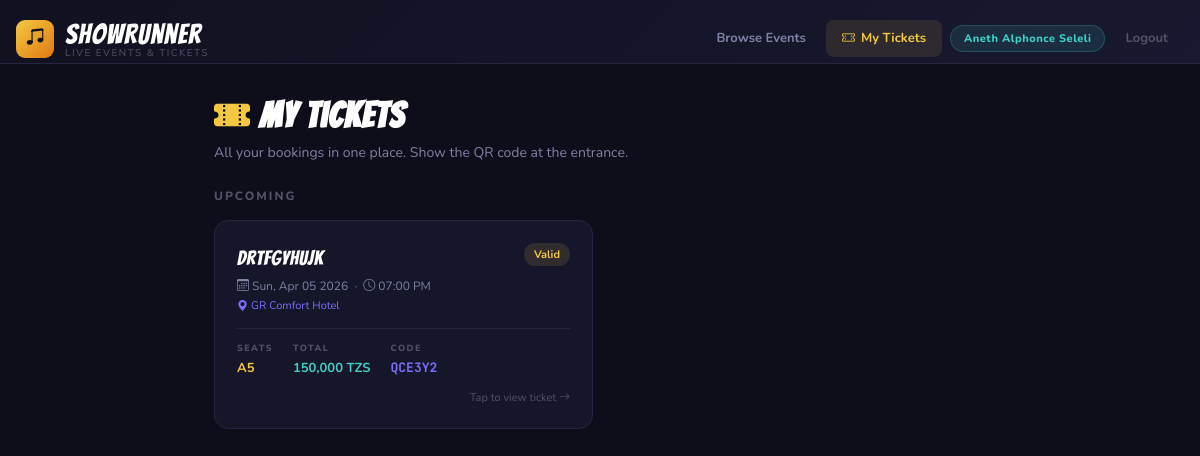
The app's page /my-tickets (signed in) with its own data.
### tables this page shows
CREATE TABLE users (
            id TEXT PRIMARY KEY,
            name TEXT NOT NULL,
            email TEXT NOT NULL UNIQUE,
            password_hash TEXT NOT NULL,
            phone TEXT,
            created_at TEXT NOT NULL
        );

CREATE TABLE bookings (
            id TEXT PRIMARY KEY,
            event_id TEXT NOT NULL,
            user_id TEXT,
            code TEXT NOT NULL UNIQUE,
            customer_name TEXT NOT NULL,
            customer_email TEXT,
            customer_phone TEXT NOT NULL,
            seats TEXT NOT NULL,
            total_amount REAL NOT NULL DEFAULT 0,
            status TEXT NOT NULL DEFAULT 'confirmed',
            verified INTEGER NOT NULL DEFAULT 0,
            verified_at TEXT,
            booked_at TEXT NOT NULL,
            FOREIGN KEY (event_id) REFERENCES events(id),
            FOREIGN KEY (user_id) REFERENCES users(id)
        );

CREATE TABLE events (
            id TEXT PRIMARY KEY,
            organizer_id TEXT NOT NULL,
            title TEXT NOT NULL,
            description TEXT,
            event_date TEXT NOT NULL,
            event_time TEXT NOT NULL,
            venue_id TEXT NOT NULL,
            price REAL NOT NULL DEFAULT 0,
            status TEXT NOT NULL DEFAULT 'active',
            created_at TEXT NOT NULL, cover_photo TEXT, payment_info TEXT,
            FOREIGN KEY (organizer_id) REFERENCES organizers(id),
            FOREIGN KEY (venue_id) REFERENCES venues(id)
        );

CREATE TABLE venues (
            id TEXT PRIMARY KEY,
            organizer_id TEXT NOT NULL,
            name TEXT NOT NULL,
            location TEXT NOT NULL,
            rows INTEGER NOT NULL DEFAULT 5,
            seats_per_row INTEGER NOT NULL DEFAULT 8,
            capacity INTEGER NOT NULL,
            created_at TEXT NOT NULL, row_config TEXT, row_names TEXT,
            FOREIGN KEY (organizer_id) REFERENCES organizers(id)
        );

### app.py (the view)
@app.route("/my-tickets")
@require_user
def my_tickets():
    user_id = session["user_id"]
    conn    = get_db()
    bookings = conn.execute("""
        SELECT b.*, e.title as event_title, e.event_date, e.event_time,
               v.name as venue_name, v.location as venue_location,
               o.org_name as organizer_name
        FROM bookings b
        JOIN events e ON b.event_id=e.id
        LEFT JOIN venues v ON e.venue_id=v.id
        LEFT JOIN organizers o ON e.organizer_id=o.id
        WHERE b.user_id=?
        ORDER BY e.event_date DESC
    """, (user_id,)).fetchall()
    conn.close()
    today = date.today().isoformat()
    upcoming = [b for b in bookings if b["event_date"] >= today]
    past     = [b for b in bookings if b["event_date"] <  today]
    return render_template("my_tickets.html", upcoming=upcoming, past=past)

### app.py (called while the page is built)
def get_db():
    conn = sqlite3.connect(DATABASE)
    conn.row_factory = sqlite3.Row
    conn.execute("PRAGMA foreign_keys = ON")
    return conn

def require_user(f):
    @wraps(f)
    def decorated(*args, **kwargs):
        if not session.get("user_id"):
            flash("Please log in to view your tickets.", "error")
            return redirect(url_for("user_login"))
        return f(*args, **kwargs)
    return decorated

@app.context_processor
def inject_session_info():
    organizer_id = session.get("organizer_id")
    user_id      = session.get("user_id")
    organizer    = None
    user         = None
    if organizer_id:
        conn = get_db()
        organizer = conn.execute("SELECT * FROM organizers WHERE id = ?", (organizer_id,)).fetchone()
        conn.close()
    if user_id:
        conn = get_db()
        user = conn.execute("SELECT * FROM users WHERE id = ?", (user_id,)).fetchone()
        conn.close()
    return {"current_organizer": organizer, "current_user": user}

def format_date(d):
    try:
        return datetime.strptime(d, "%Y-%m-%d").strftime("%a, %b %d %Y")
    except Exception:
        return d

def format_time(t):
    try:
        return datetime.strptime(t, "%H:%M").strftime("%I:%M %p")
    except Exception:
        return t

### templates/my_tickets.html (shortened to what this page needs)
{% extends "base.html" %}
{% block content %}
<h2 class="page-title">
    <i class="bi bi-ticket-perforated-fill" style="color:var(--accent-gold);margin-right:8px"></i>My Tickets
</h2>
<p class="page-subtitle">All your bookings in one place. Show the QR code at the entrance.</p>
{% if upcoming %}
<p class="section-title">Upcoming</p>
<div style="display:grid;grid-template-columns:repeat(auto-fill,minmax(300px,1fr));gap:14px;margin-bottom:30px">
    {% for b in upcoming %}
    <a href="{{ url_for('view_ticket', booking_id=b.id) }}"
       class="my-ticket-card card card-clickable animate-in" style="animation-delay:{{ loop.index0 * 0.05 }}s">
        <div class="my-ticket-header">
            <div>
                <p class="my-ticket-event">{{ b.event_title }}</p>
                <p class="my-ticket-meta">
                    <i class="bi bi-calendar3" style="margin-right:3px"></i>{{ b.event_date|fmtdate }}
                    &nbsp;·&nbsp;
                    <i class="bi bi-clock" style="margin-right:3px"></i>{{ b.event_time|fmttime }}
                </p>
                <p class="my-ticket-venue">
                    <i class="bi bi-geo-alt-fill" style="margin-right:3px"></i>{{ b.venue_name or '—' }}
                </p>
            </div>
            <span class="badge {% if b.verified %}badge-verified{% else %}badge-pending{% endif %}" style="flex-shrink:0">
                {% if b.verified %}<i class="bi bi-patch-check-fill"></i> Used{% else %}Valid{% endif %}
            </span>
        </div>
        <div class="my-ticket-footer">
            <div>
                <p class="my-ticket-label">SEATS</p>
                <p class="my-ticket-value" style="color:var(--accent-gold)">{{ b.seats }}</p>
            </div>
            <div>
                <p class="my-ticket-label">TOTAL</p>
                <p class="my-ticket-value" style="color:var(--accent-teal)">{{ "{:,.0f}".format(b.total_amount) }} TZS</p>
            </div>
            <div>
                <p class="my-ticket-label">CODE</p>
                <p class="my-ticket-value" style="font-family:var(--font-code);color:var(--accent-purple)">{{ b.code }}</p>
            </div>
        </div>
        <p style="font-size:11px;color:var(--text-muted);margin-top:10px;text-align:right">
            Tap to view ticket <i class="bi bi-arrow-right"></i>
        </p>
    </a>
    {% endfor %}
</div>
{% endif %}
{% endblock %}

### templates/base.html (shortened to what this page needs)
<!DOCTYPE html>
<html lang="en">
<head>
    <link rel="stylesheet" href="{{ url_for('static', filename='css/style.css') }}">
    <link rel="stylesheet" href="https://cdn.jsdelivr.net/npm/bootstrap-icons@1.11.3/font/bootstrap-icons.min.css">
</head>
<body>
{% if current_organizer %}
<div class="org-layout">
    <aside class="sidebar" id="sidebar">
        <div class="sidebar-brand">
            <a href="{{ url_for('org_dashboard') }}" class="sidebar-brand-row" style="text-decoration:none">
                <div class="sidebar-icon"><i class="bi bi-music-note-beamed"></i></div>
                <span class="sidebar-title">ShowRunner</span>
            </a>
            <div style="margin-top:10px">
                <span class="sidebar-org-name">{{ current_organizer.org_name }}</span>
            </div>
        </div>
        <nav class="sidebar-nav">
            <a href="{{ url_for('org_dashboard') }}"
               class="sidebar-nav-item {% if request.endpoint == 'org_dashboard' %}active{% endif %}">
                <i class="bi bi-grid-1x2-fill sidebar-nav-icon"></i> Dashboard
            </a>
            <a href="{{ url_for('org_events_list') }}"
               class="sidebar-nav-item {% if request.endpoint in ['org_events_list','org_create_event','org_event_detail'] %}active{% endif %}">
                <i class="bi bi-calendar-event-fill sidebar-nav-icon"></i> Events
            </a>
            <a href="{{ url_for('org_venues_list') }}"
               class="sidebar-nav-item {% if request.endpoint in ['org_venues_list','org_create_venue'] %}active{% endif %}">
                <i class="bi bi-building-fill sidebar-nav-icon"></i> Venues
            </a>
            <a href="{{ url_for('org_bookings_list') }}"
               class="sidebar-nav-item {% if request.endpoint == 'org_bookings_list' %}active{% endif %}">
                <i class="bi bi-ticket-perforated-fill sidebar-nav-icon"></i> Bookings
            </a>
            <a href="{{ url_for('org_profile') }}"
               class="sidebar-nav-item {% if request.endpoint == 'org_profile' %}active{% endif %}">
                <i class="bi bi-palette-fill sidebar-nav-icon"></i> Brand Profile
            </a>
            <div class="sidebar-divider"></div>
            <a href="{{ url_for('org_verify_ticket') }}"
               class="sidebar-nav-item {% if request.endpoint == 'org_verify_ticket' %}active{% endif %}"
               style="{% if request.endpoint == 'org_verify_ticket' %}background:rgba(62,207,198,0.1);color:var(--accent-teal);border:1px solid rgba(62,207,198,0.18){% endif %}">
                <i class="bi bi-patch-check-fill sidebar-nav-icon"></i> Verify Ticket
            </a>
        </nav>
        <div class="sidebar-footer">
            <div class="sidebar-divider"></div>
            <a href="{{ url_for('org_logout') }}" class="sidebar-logout">
                <i class="bi bi-box-arrow-right sidebar-nav-icon"></i> Logout
            </a>
        </div>
    </aside>
    <div class="sidebar-overlay" id="sidebar-overlay" onclick="toggleSidebar()"></div>
    <div class="org-body">
        <div class="org-topbar">
            <button class="sidebar-toggle" onclick="toggleSidebar()" style="margin-right:auto"><i class="bi bi-list"></i></button>
            <span class="org-topbar-name">{{ current_organizer.name }}</span>
            <span class="role-pill role-pill-org">Organizer</span>
        </div>
        <div class="org-main">
{% else %}
<header class="pub-header">
    <a href="{{ url_for('book_list') }}" class="pub-brand">
        <div class="pub-brand-icon"><i class="bi bi-music-note-beamed"></i></div>
        <div>
            <div class="pub-brand-title">ShowRunner</div>
            <div class="pub-brand-sub">Live Events &amp; Tickets</div>
        </div>
    </a>
    <nav class="pub-nav">
        <a href="{{ url_for('book_list') }}"
           class="pub-nav-item {% if request.endpoint in ['book_list','book_event'] %}active{% endif %}">
            Browse Events
        </a>
        {% if current_user %}
            <a href="{{ url_for('my_tickets') }}"
               class="pub-nav-item {% if request.endpoint == 'my_tickets' %}active{% endif %}">
                <i class="bi bi-ticket-perforated"></i> My Tickets
            </a>
            <span class="role-pill role-pill-user" style="margin-left:4px">{{ current_user.name }}</span>
            <a href="{{ url_for('user_logout') }}" class="pub-nav-item" style="color:var(--text-muted)">Logout</a>
        {% else %}
            <a href="{{ url_for('user_login') }}"
               class="pub-nav-item {% if request.endpoint == 'user_login' %}active{% endif %}">Log in</a>
            <a href="{{ url_for('user_register') }}" class="pub-nav-btn">Register</a>
        {% endif %}
    </nav>
</header>
<main class="pub-main">
{% endif %}
{% block content %}{% endblock %}
{% if current_organizer %}
        </div>
    </div>
</div>
{% else %}
</main>
{% endif %}
</body>
</html>

### records on screen
users: name "Aneth Alphonce Seleli"
bookings: event_title "drtfgyhujk", event_date|fmtdate "Sun, Apr 05 2026", event_time|fmttime "07:00 PM", name "GR Comfort Hotel", verified "Valid", seats "A5", total_amount "150,000", code "QCE3Y2"
